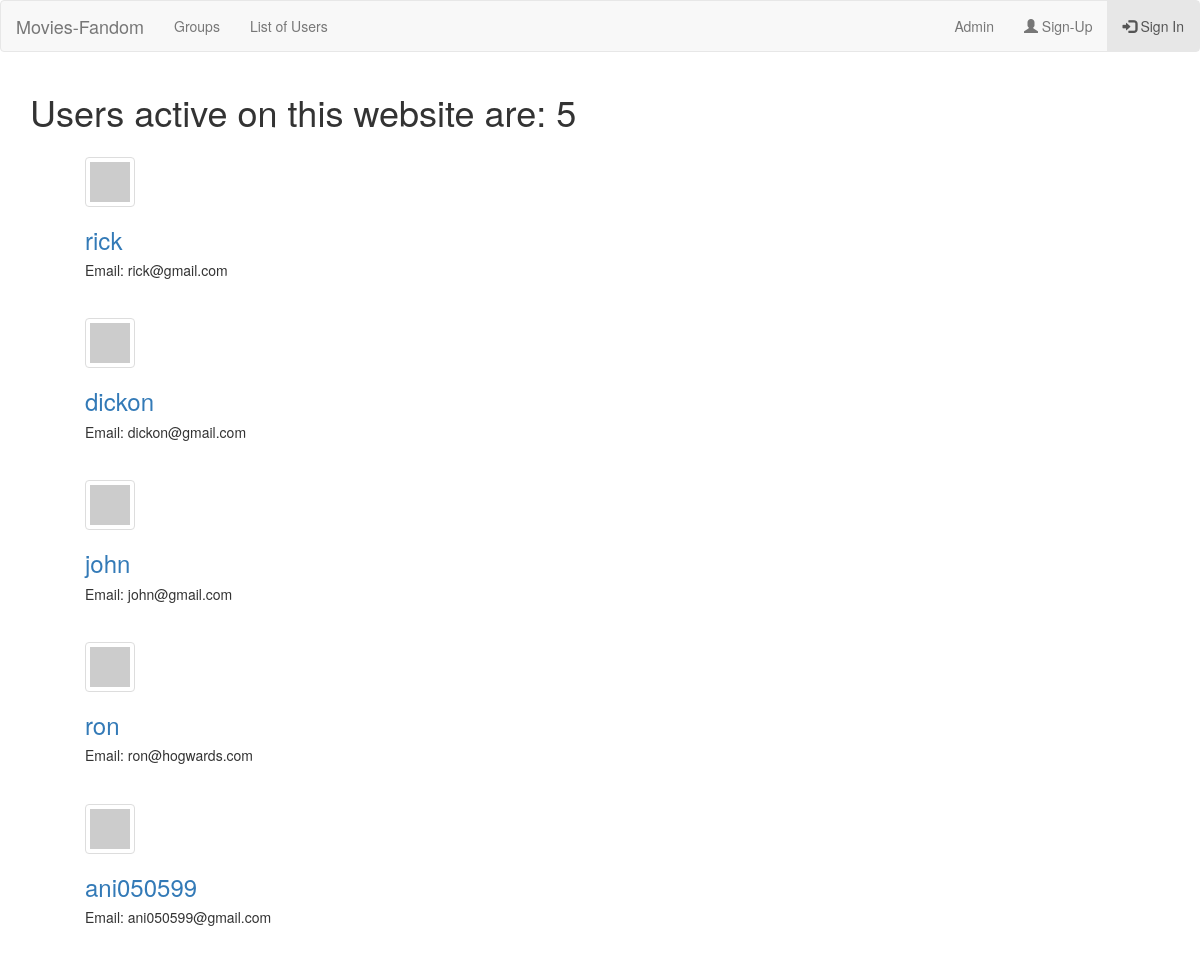
/account/users_all/, run on an earlier commit of the app's database.
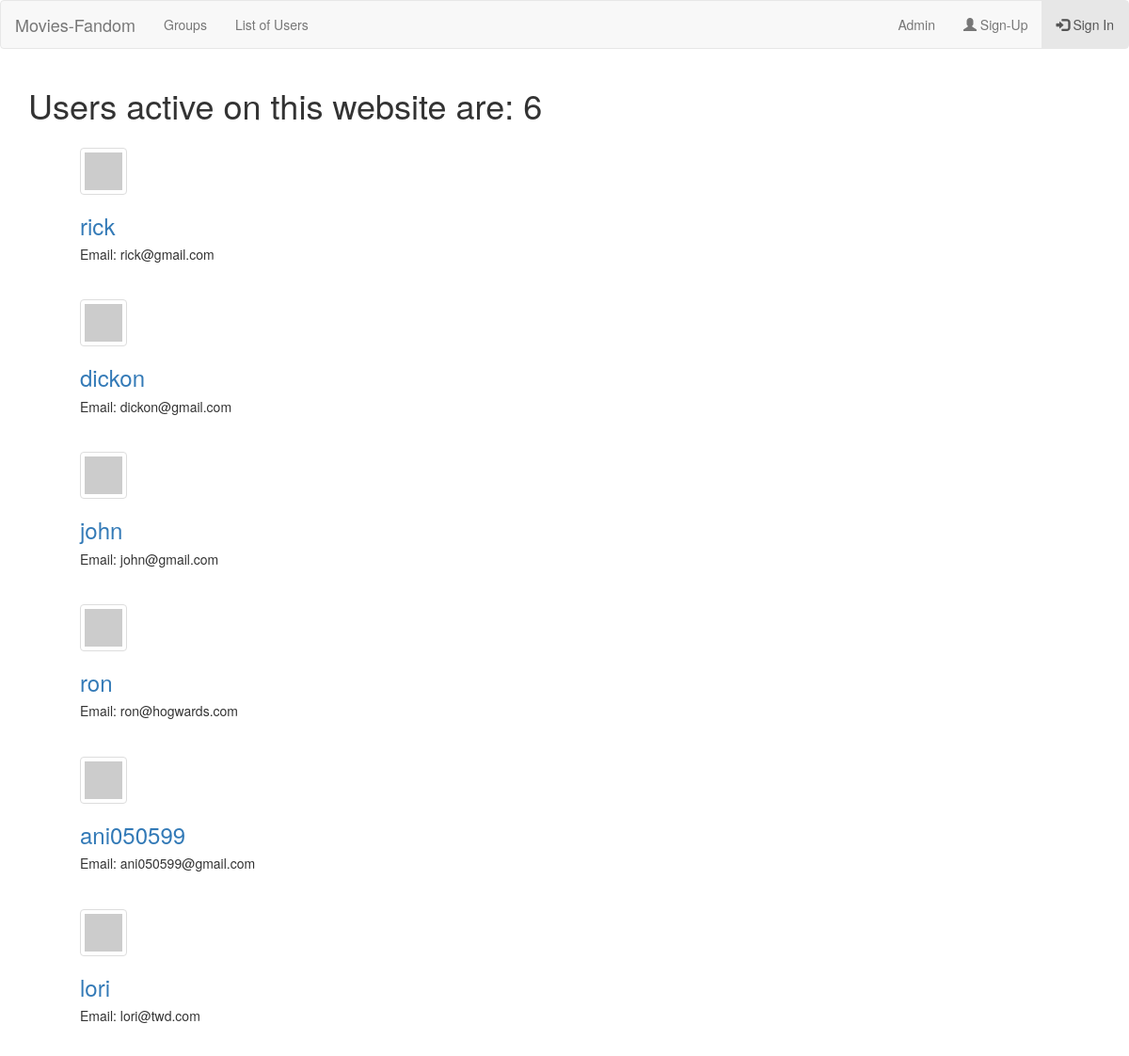
And on a later commit of the database.
### account/models.py (models this page shows, shortened)
class Profile(models.Model):
    user = models.OneToOneField(User,on_delete=models.CASCADE)
    email_hash = models.CharField(max_length=1000)

### account/views.py (the view)
# urls.py: path('users_all/',UserListView.as_view(),name='user_list'),
class UserListView(ListView):
    template_name = 'account/user_list.html'
    model = Profile
    context_object_name = 'profiles'
    def get_queryset(self):
        return Profile.objects.all().order_by('user')
    def get_context_data(self,**kwargs):
        context = super().get_context_data(**kwargs)
        total_users = Profile.objects.count()
        context['total_users'] = total_users
        return context

### account/templates/account/user_list.html
{% extends 'account/base.html' %}
{% block body_block %}
  <h1>Users active on this website are: {{total_users}} </h1>
  <ul>
  {% for profile in profiles %}
    <div class="panel-body">
      {% load gravatar %}
        <img class="gravatar img-thumbnail" src= https://www.gravatar.com/avatar/{{profile.email_hash}}?s=128&d=identicon&r=PG width="50" height="50" alt="user@example.com" />
      <h3><a href="{%  url 'account:user_profile' pk=profile.user.id %}">{{profile.user.username}}</a></h3>
      <h5>Email: {{profile.user.email}}</h5>
    </div>
  {% endfor %}
  </ul>
{% endblock %}

What changed in the data, as far as the page shows it:
added Profile: user.username "lori", user.email "lori@twd.com"
Also different on the page:
{{ total_users }}: "5" → "6"
